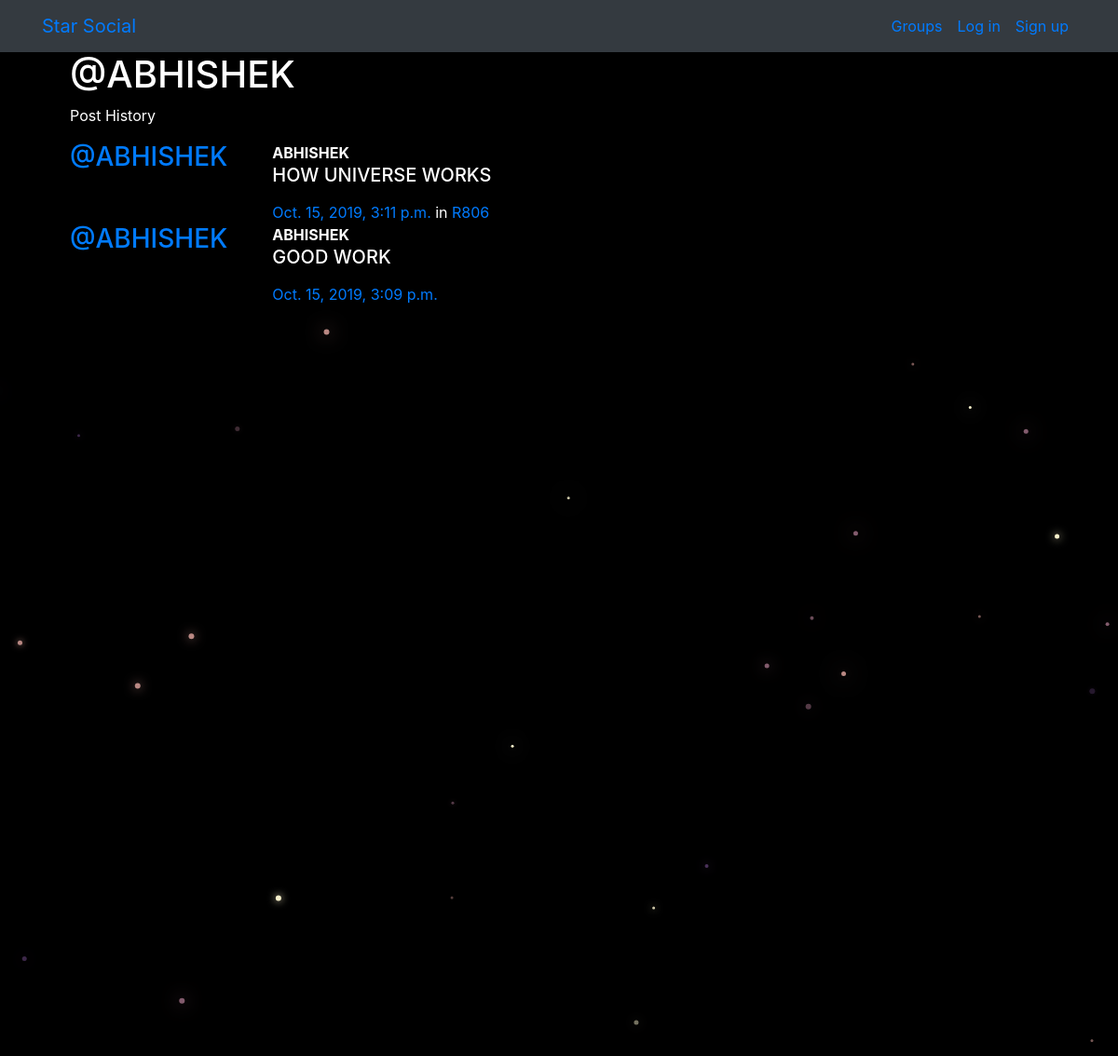
/posts/by/ABHISHEK/, run on the app's committed database.
### posts/models.py (models this page shows, shortened)
class Post(models.Model):
    user = models.ForeignKey(User, related_name="posts",on_delete=models.CASCADE)
    created_at = models.DateTimeField(auto_now=True)
    message = models.TextField()
    message_html = models.TextField(editable=False)
    group = models.ForeignKey(Group, related_name="posts",null=True, blank=True,on_delete=models.CASCADE)
    class Meta:
        ordering = ["-created_at"]
        unique_together = ["user", "message"]

### groups/models.py (models this page shows, shortened)
class Group(models.Model):
    name = models.CharField(max_length=255, unique=True)
    slug = models.SlugField(allow_unicode=True, unique=True)
    description = models.TextField(blank=True, default='')
    description_html = models.TextField(editable=False, default='', blank=True)
    members = models.ManyToManyField(User,through="GroupMember")
    class Meta:
        ordering = ["name"]

### posts/views.py (the view)
# urls.py: path("by/<username>/",views.UserPosts.as_view(),name="for_user"),
class UserPosts(generic.ListView):
    model = models.Post
    template_name = "posts/user_post_list.html"
    def get_queryset(self):
        try:
            self.post_user = User.objects.prefetch_related("posts").get(
                username__iexact=self.kwargs.get("username")
            )
        except User.DoesNotExist:
            raise Http404
        else:
            return self.post_user.posts.all()
    def get_context_data(self, **kwargs):
        context = super().get_context_data(**kwargs)
        context["post_user"] = self.post_user
        return context

### posts/templates/posts/user_post_list.html
{% extends "posts/post_base.html" %}
{% block prepost %}
<div class="col-md-4">
	<h1>@{{ post_user.username }}</h1>
	<p>Post History</p>
</div>
{% endblock %}
{% block post_content %}
<div class="col-md-8">
	{% for post in post_list %}
		{% include "posts/_post.html" %}
	{% endfor %}
</div>
{% endblock %}

### posts/templates/posts/_post.html (shortened to what this page needs)
<div class="media">
	<h3 class="mr-5"><a href="{% url 'posts:for_user' username=post.user.username %}">@{{ post.user.username }}</a></h3>
	<div class="media-body">
		<strong>{{ post.user.username }}</strong>
		<h5>{{ post.message_html|safe }}</h5>
			<time class="time"><a href="{% url 'posts:single' username=post.user.username pk=post.pk %}">{{ post.created_at }}</a></time>
			{% if post.group %}
			<span class="group-name">in <a href="#">{{ post.group.name }}</a></span>
			{% endif %}
	</div>
</div>

### static/simplesocial/css/master.css (style rules this page uses)
body { margin: 0; overflow: hidden; background-color: black; color:white; }

### data on the page
Post: user.username "ABHISHEK", message_html "HOW UNIVERSE WORKS", created_at "Oct. 15, 2019, 3:11 p.m.", group.name "R806"
Post: user.username "ABHISHEK", message_html "GOOD WORK", created_at "Oct. 15, 2019, 3:09 p.m."

### other printed values
{{ post_user.username }} "ABHISHEK"
